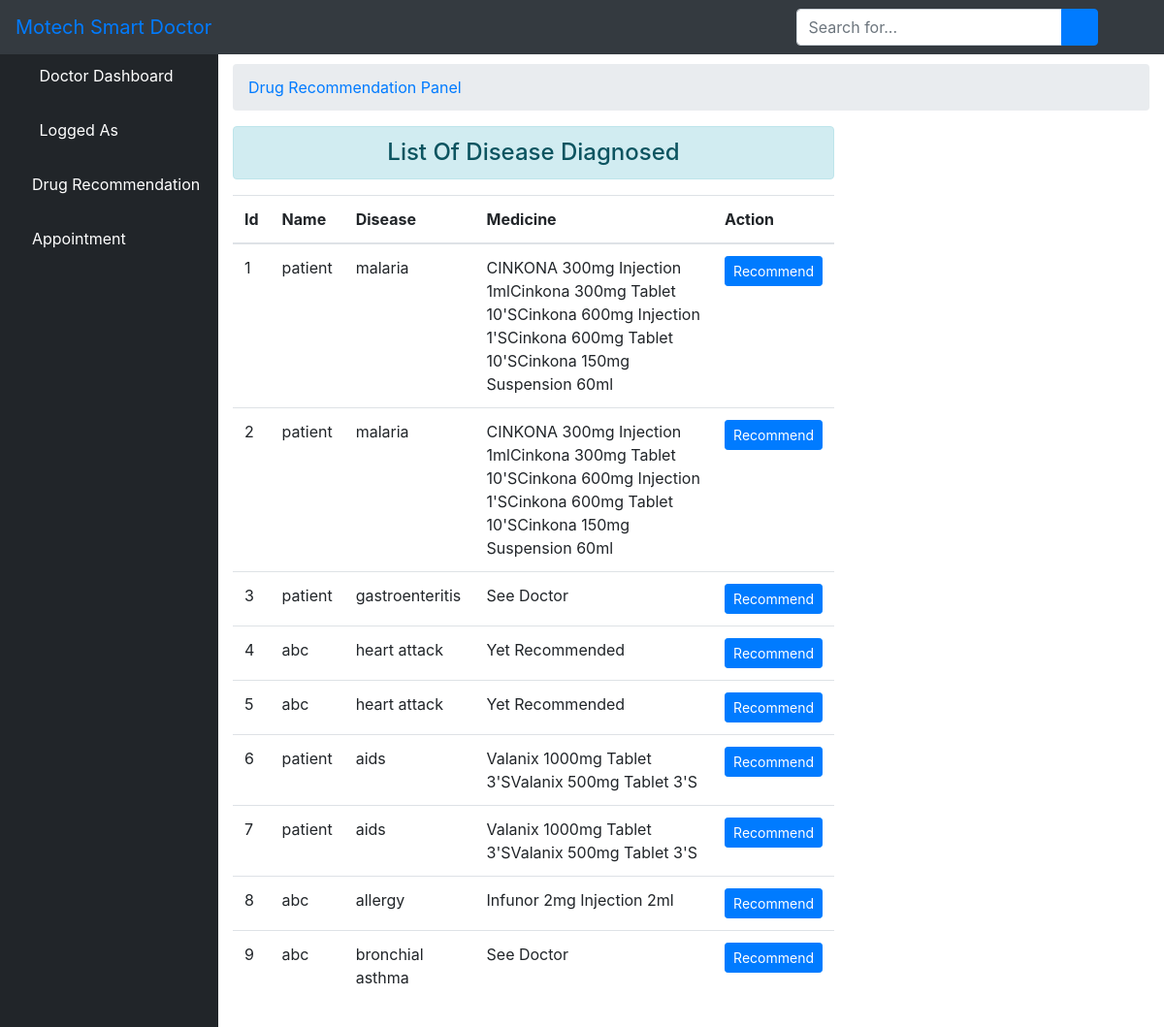
The app's page /commend/ with its own data.
### core/models.py (models this page shows, shortened)
class Medical(models.Model):
    s1 = models.CharField(max_length=200)
    s2 = models.CharField(max_length=200)
    s3 = models.CharField(max_length=200)
    s4 = models.CharField(max_length=200)
    s5 = models.CharField(max_length=200)
    disease = models.CharField(max_length=200)
    medicine = models.CharField(max_length=200)
    patient = models.ForeignKey(User, related_name="patient", on_delete= models.CASCADE)
    doctor = models.ForeignKey(User, related_name="doctor", on_delete= models.CASCADE, null=True)
    created_on = models.DateTimeField(auto_now_add=True)

class User(AbstractUser):
    is_patient = models.BooleanField(default=False)
    is_doctor = models.BooleanField(default=False)
    phonenumber = models.CharField(max_length=200,null=True)

### core/views.py (the view)
# urls.py: path('commend/', views.doctor_commend, name='commend'),
def doctor_commend(request):
	user_id = request.user.id
	disease = Medical.objects.all()
	context = {'disease':disease}
	return render(request, 'doctor/result.html', context)

### core/templates/doctor/result.html (shortened to what this page needs)
{% extends 'doctor/base.html' %}
{% block body %}
 <div id="content-wrapper">
        <div class="container-fluid">
            <ol class="breadcrumb">
                <li class="breadcrumb-item">
                    <a href="">Drug Recommendation Panel</a>
                </li>
            </ol>
            <div class="row">
            <div class="col-sm-8">
                <h4 class="text-center alert alert-info">List Of Disease Diagnosed</h4>
                <table class="table table-hover">
                    <thead>
                        <tr>
                            <th scope="col">Id</th>
                            <th scope="col">Name</th>
                            <th scope="col">Disease</th>
                            <th scope="col">Medicine</th>
                            <th scope="col">Action</th>
                        </tr>
                    </thead>
                    <tbody id="tbody">
                        {% for d in disease %}
                        <tr>
                            <td>{{ d.id }}</td>
                            <td>{{ d.patient.username }}</td>
                            <td>{{ d.disease }}</td>
                            {% if d.medicine == "" %}
                            <td>Yet Recommended</td>
                            {% else %}
                            <td>{{ d.medicine }}</td>
                            {% endif %}
                            <td><input class="btn btn-primary btn-sm btn_recommend" type="button" data-sid="{{d.id}}" value="Recommend">
                          </td>
                        </tr>
                        {% endfor %}
                    </tbody>
                </table>
            </div>
            </div>
        </div>
        </div>
{% endblock %}

### records on screen
Medical: id "1", patient.username "patient", disease "malaria", medicine "CINKONA 300mg Injection 1mlCinkona 300mg Tablet 10'SCinkona 600mg Injection 1'SCinkona 600mg Tablet 10'SCinkona 150mg Suspension 60ml"
Medical: id "2", patient.username "patient", disease "malaria", medicine "CINKONA 300mg Injection 1mlCinkona 300mg Tablet 10'SCinkona 600mg Injection 1'SCinkona 600mg Tablet 10'SCinkona 150mg Suspension 60ml"
Medical: id "3", patient.username "patient", disease "gastroenteritis", medicine "See Doctor"
Medical: id "4", patient.username "abc", disease "heart attack", medicine "Yet Recommended"
Medical: id "5", patient.username "abc", disease "heart attack", medicine "Yet Recommended"
Medical: id "6", patient.username "patient", disease "aids", medicine "Valanix 1000mg Tablet 3'SValanix 500mg Tablet 3'S"
Medical: id "7", patient.username "patient", disease "aids", medicine "Valanix 1000mg Tablet 3'SValanix 500mg Tablet 3'S"
Medical: id "8", patient.username "abc", disease "allergy", medicine "Infunor 2mg Injection 2ml"
Medical: id "9", patient.username "abc", disease "bronchial asthma", medicine "See Doctor"
